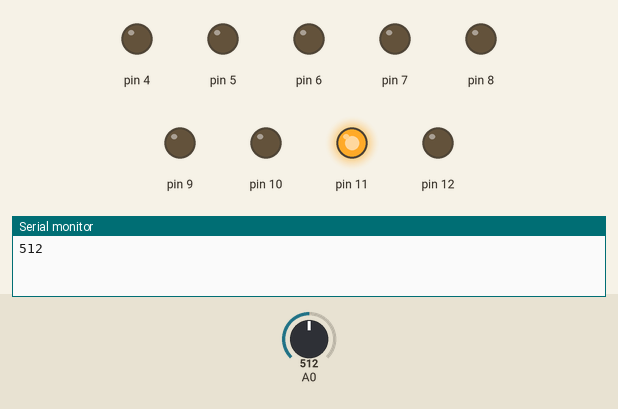
A sketch run on a simulated Arduino Uno, built with avr-gcc and run on an emulated ATmega328P. Parts: output pins drawn as LEDs (lit = HIGH), the last lines printed to the serial monitor. The test bench sets the inputs (shaded band); at power-on: A0 = 512.

Above: at 0.5 s.
At 1.5 s:
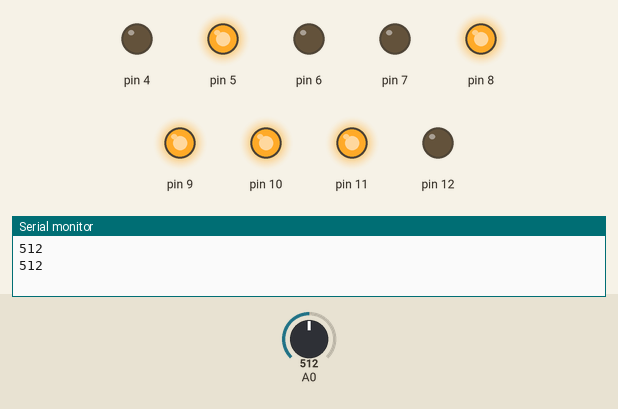
At 3.5 s:
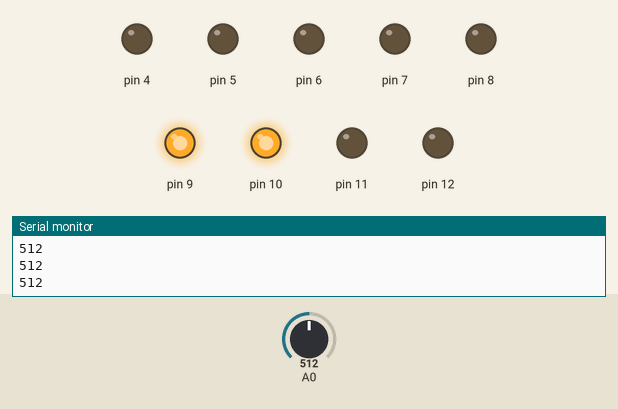
At 6.5 s:
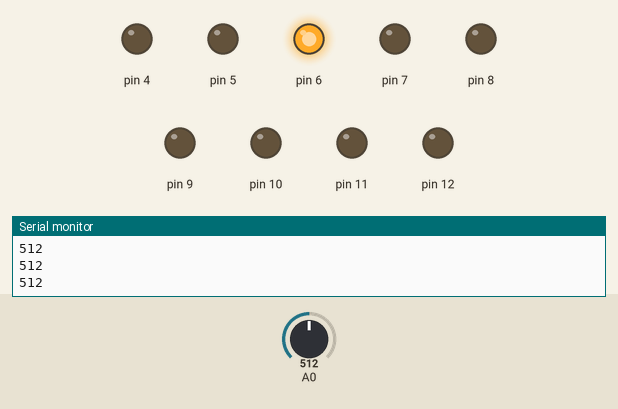
At 9.5 s:
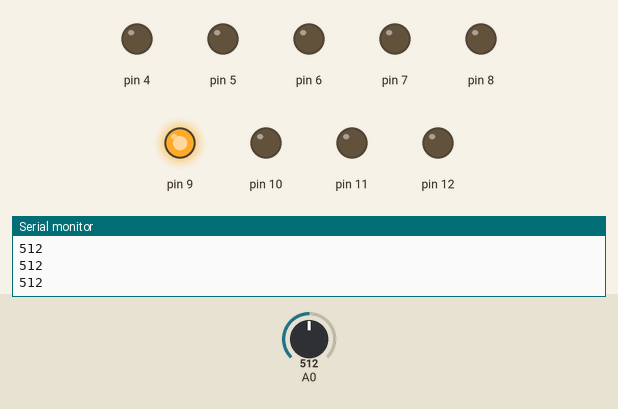
At 12.5 s:
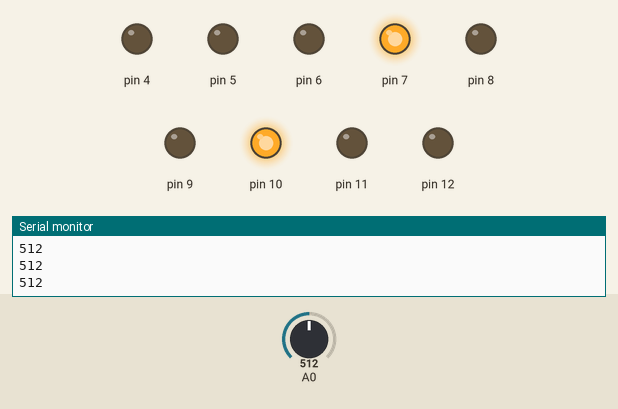
Timing chart, 0 to 13.0 s (numbered marks = the images above):
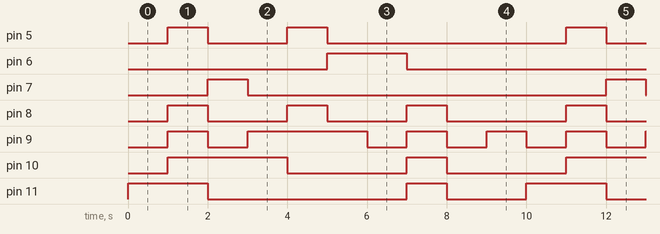

Measured:
- by itself, pin 5: repeats every 10.0 s: LOW 2.0 s, HIGH 1.0 s, LOW 6.0 s, HIGH 1.0 s
- by itself, pin 6: alternates HIGH for 2.0 s and LOW for 8.0 s
- by itself, pin 7: alternates HIGH for 1.0 s and LOW for 9.0 s
- by itself, pin 8: repeats every 10.0 s: 2 × (LOW 2.0 s, HIGH 1.0 s), LOW 3.0 s, HIGH 1.0 s
- by itself, pin 9: repeats every 10.0 s: LOW 1.0 s, HIGH 3.0 s, 3 × (LOW 1.0 s, HIGH 1.0 s)
- by itself, pin 10: repeats every 10.0 s: LOW 3.0 s, HIGH 1.0 s, LOW 3.0 s, HIGH 3.0 s
- by itself, pin 11: repeats every 10.0 s: LOW 5.0 s, HIGH 1.0 s, LOW 2.0 s, HIGH 2.0 s

The sketch:

EX7.5Timer.ino
```cpp
void setup()
{
  pinMode(A0,INPUT);
  pinMode(4,OUTPUT);
  pinMode(12,OUTPUT);
  for (char i=5; i<12; i++)
  {
    pinMode(i,OUTPUT); //CA
  }
  Serial.begin(9600);
  //Initialize Timer
  noInterrupts(); //disable all interrupts
  //Make a timer as 1 s
  TCCR1A = 0; //timer 1
  TCCR1B = 0;
  TCNT1  = 0; //clear 0

  OCR1A  = 15625; //Set time value
  TCCR1B |=(1<<WGM12); // clear timer
  TCCR1B |=(1<<CS12);
  TCCR1B |=(1<<CS10); //Set prescaler as 1024 TIMSK1 |=(1<<OCIE1A);
  TIMSK1 |=(1<<OCIE1A);//Enable timer compare
  interrupts(); //Enable interrupts
}
  ISR(TIMER1_COMPA_vect)
  {
    int X = analogRead(A0);
    Serial.println(X);
    if(X<400)
    {
    digitalWrite(4,HIGH);
    delay(200);
    digitalWrite(4,LOW);
    }
    else
    {
      digitalWrite(4,LOW);
    }
  }

void loop()
{
   int number_09[10][7] ={{0,0,0,0,0,0,1},  //row0
                         {1,0,0,1,1,1,1},  //row1
                         {0,0,1,0,0,1,0},  //row2
                         {0,0,0,0,1,1,0},  //row3
                         {1,0,0,1,1,0,0},  //row4
                         {0,1,0,0,1,0,0},  //row5
                         {0,1,0,0,0,0,0},  //row6
                         {0,0,0,1,1,1,1},  //row7
                         {0,0,0,0,0,0,0},  //row8
                         {0,0,0,0,1,0,0},};//row9 //a,b,c,d,e,f,g

  for (char row=0; row<10; row++)
  {
    for (char pin=5; pin<12; pin++)
    {
    digitalWrite(pin,number_09[row][pin-5]);
    }
    delay(1000);
  }
}
```
